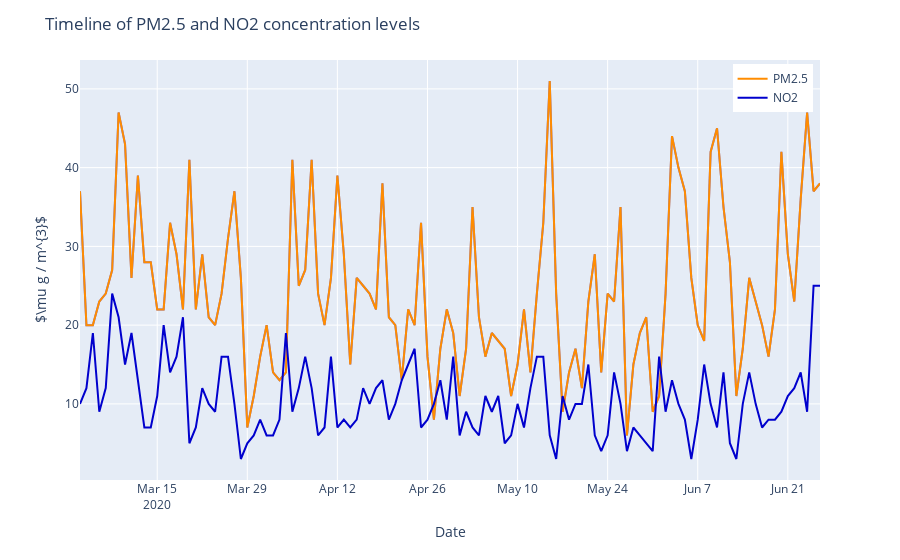

Notebook cell for this chart:
### Code cell
# 4.2.2) Timeline of PM2.5 and NO2 concentration levels
fig = px.line(df_final, x = 'date', y = 'pm25')

fig.add_trace(go.Scatter(x = df_final.date, y = df_final.pm25, 
                        mode = 'lines', name = 'PM2.5', line_color = 'darkorange', line_width = 2))

fig.add_trace(go.Scatter(x = df_final.date, y = df_final.no2, 
                        mode = 'lines', name = 'NO2', line_color = 'mediumblue', line_width = 2))

fig.update_layout(title = 'Timeline of PM2.5 and NO2 concentration levels', 
                  xaxis_title = 'Date', yaxis_title = '$\\mu g / m^{3}$', 
                  legend = dict(yanchor = "top", y = 0.99, xanchor = "right", x = 0.99))
